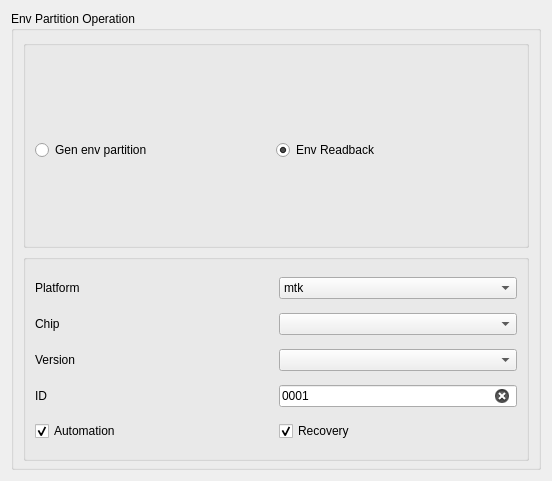
<?xml version="1.0" encoding="UTF-8"?>
<ui version="4.0">
 <class>EnvGenWidget</class>
 <widget class="QWidget" name="EnvGenWidget">
  <property name="geometry">
   <rect>
    <x>0</x>
    <y>0</y>
    <width>552</width>
    <height>481</height>
   </rect>
  </property>
  <property name="sizePolicy">
   <sizepolicy hsizetype="Preferred" vsizetype="Minimum">
    <horstretch>0</horstretch>
    <verstretch>0</verstretch>
   </sizepolicy>
  </property>
  <property name="windowTitle">
   <string>Form</string>
  </property>
  <layout class="QVBoxLayout" name="verticalLayout_3">
   <item>
    <widget class="QGroupBox" name="groupBox">
     <property name="sizePolicy">
      <sizepolicy hsizetype="Preferred" vsizetype="Minimum">
       <horstretch>0</horstretch>
       <verstretch>0</verstretch>
      </sizepolicy>
     </property>
     <property name="title">
      <string>Env Partition Operation</string>
     </property>
     <layout class="QVBoxLayout" name="verticalLayout">
      <property name="bottomMargin">
       <number>6</number>
      </property>
      <item>
       <widget class="QGroupBox" name="groupBox_env_sel">
        <property name="sizePolicy">
         <sizepolicy hsizetype="Preferred" vsizetype="Minimum">
          <horstretch>0</horstretch>
          <verstretch>0</verstretch>
         </sizepolicy>
        </property>
        <property name="title">
         <string/>
        </property>
        <property name="flat">
         <bool>false</bool>
        </property>
        <layout class="QHBoxLayout" name="horizontalLayout_3">
         <property name="spacing">
          <number>0</number>
         </property>
         <property name="leftMargin">
          <number>9</number>
         </property>
         <property name="topMargin">
          <number>9</number>
         </property>
         <property name="rightMargin">
          <number>9</number>
         </property>
         <property name="bottomMargin">
          <number>0</number>
         </property>
         <item>
          <widget class="QRadioButton" name="radioButton_env_gen">
           <property name="sizePolicy">
            <sizepolicy hsizetype="Preferred" vsizetype="Minimum">
             <horstretch>0</horstretch>
             <verstretch>0</verstretch>
            </sizepolicy>
           </property>
           <property name="text">
            <string>Gen env partition</string>
           </property>
           <property name="checked">
            <bool>false</bool>
           </property>
          </widget>
         </item>
         <item>
          <widget class="QRadioButton" name="radioButton_env_readback">
           <property name="sizePolicy">
            <sizepolicy hsizetype="Preferred" vsizetype="Minimum">
             <horstretch>0</horstretch>
             <verstretch>0</verstretch>
            </sizepolicy>
           </property>
           <property name="text">
            <string>Env Readback</string>
           </property>
           <property name="checked">
            <bool>true</bool>
           </property>
          </widget>
         </item>
        </layout>
       </widget>
      </item>
      <item>
       <widget class="QGroupBox" name="groupBox_env_option">
        <property name="sizePolicy">
         <sizepolicy hsizetype="Preferred" vsizetype="Minimum">
          <horstretch>0</horstretch>
          <verstretch>0</verstretch>
         </sizepolicy>
        </property>
        <property name="title">
         <string/>
        </property>
        <layout class="QVBoxLayout" name="verticalLayout_2">
         <item>
          <layout class="QHBoxLayout" name="horizontalLayout">
           <item>
            <widget class="QLabel" name="label_5">
             <property name="text">
              <string>Platform</string>
             </property>
            </widget>
           </item>
           <item>
            <widget class="QComboBox" name="comboBox_env_plat">
             <property name="currentText">
              <string>mtk</string>
             </property>
             <item>
              <property name="text">
               <string>mtk</string>
              </property>
             </item>
            </widget>
           </item>
          </layout>
         </item>
         <item>
          <layout class="QHBoxLayout" name="horizontalLayout_2">
           <item>
            <widget class="QLabel" name="label_6">
             <property name="text">
              <string>Chip</string>
             </property>
            </widget>
           </item>
           <item>
            <widget class="QComboBox" name="comboBox_env_chip">
             <property name="currentText">
              <string/>
             </property>
             <property name="currentIndex">
              <number>-1</number>
             </property>
             <item>
              <property name="text">
               <string>mt8788</string>
              </property>
             </item>
             <item>
              <property name="text">
               <string>mt6833</string>
              </property>
             </item>
             <item>
              <property name="text">
               <string>mt6853</string>
              </property>
             </item>
             <item>
              <property name="text">
               <string>mt6873</string>
              </property>
             </item>
             <item>
              <property name="text">
               <string>mt6877</string>
              </property>
             </item>
             <item>
              <property name="text">
               <string>mt6895</string>
              </property>
             </item>
             <item>
              <property name="text">
               <string>mt6983</string>
              </property>
             </item>
             <item>
              <property name="text">
               <string>mt6895</string>
              </property>
             </item>
            </widget>
           </item>
          </layout>
         </item>
         <item>
          <layout class="QHBoxLayout" name="horizontalLayout">
           <item>
            <widget class="QLabel" name="label_5">
             <property name="text">
              <string>Version</string>
             </property>
            </widget>
           </item>
           <item>
            <widget class="QComboBox" name="comboBox_env_ver">
             <property name="currentIndex">
              <number>-1</number>
             </property>
             <item>
              <property name="text">
               <string>v1</string>
              </property>
             </item>
             <item>
              <property name="text">
               <string>v2</string>
              </property>
             </item>
             <item>
              <property name="text">
               <string>v3</string>
              </property>
             </item>
             <item>
              <property name="text">
               <string>v4</string>
              </property>
             </item>
             <item>
              <property name="text">
               <string>v5</string>
              </property>
             </item>
             <item>
              <property name="text">
               <string>v6</string>
              </property>
             </item>
            </widget>
           </item>
          </layout>
         </item>
         <item>
          <layout class="QHBoxLayout" name="horizontalLayout">
           <item>
            <widget class="QLabel" name="label_5">
             <property name="text">
              <string>ID</string>
             </property>
            </widget>
           </item>
           <item>
            <widget class="QLineEdit" name="lineEdit_env_id">
             <property name="sizePolicy">
              <sizepolicy hsizetype="Ignored" vsizetype="Fixed">
               <horstretch>0</horstretch>
               <verstretch>0</verstretch>
              </sizepolicy>
             </property>
             <property name="text">
              <string>0001</string>
             </property>
             <property name="maxLength">
              <number>4</number>
             </property>
             <property name="clearButtonEnabled">
              <bool>true</bool>
             </property>
            </widget>
           </item>
          </layout>
         </item>
         <item>
          <layout class="QHBoxLayout" name="horizontalLayout_4">
           <item>
            <widget class="QCheckBox" name="checkBox_env_auto">
             <property name="text">
              <string>Automation</string>
             </property>
             <property name="checked">
              <bool>true</bool>
             </property>
            </widget>
           </item>
           <item>
            <widget class="QCheckBox" name="checkBox_env_recv">
             <property name="text">
              <string>Recovery</string>
             </property>
             <property name="checked">
              <bool>true</bool>
             </property>
            </widget>
           </item>
          </layout>
         </item>
        </layout>
       </widget>
      </item>
     </layout>
    </widget>
   </item>
  </layout>
 </widget>
 <resources/>
 <connections/>
</ui>
